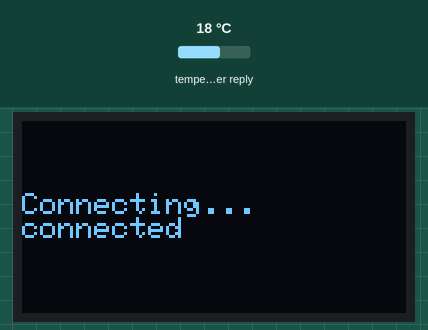
This sketch was run on a simulated ESP8266 (NodeMCU). Parts: 128×64 one-colour display. Inputs (shaded band) come from the test bench; at power-on: temperature in the weather reply 18 °C. WiFi joins after 1.5 s; servers stay silent unless stated; network time is answered at once with the bench clock; the local clock reads 2024-03-15 10:24:30 at power-on unless the sketch sets it; web services answer with replies made up by the test bench; what the sketch prints to the serial monitor is not drawn.

Above: at 2.7 s.
At 3.77 s:
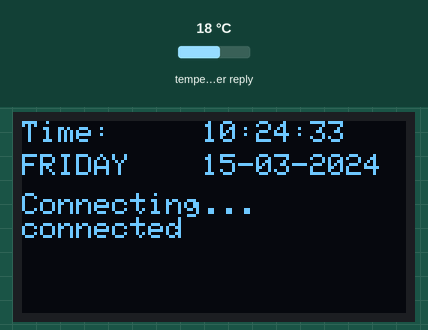
At 4.2 s:
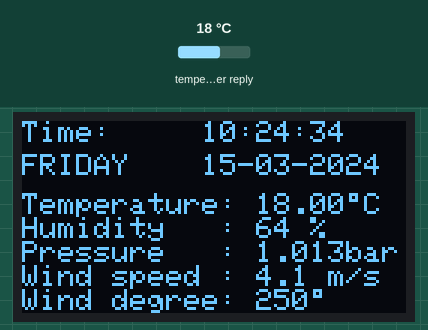
At 12.2 s:
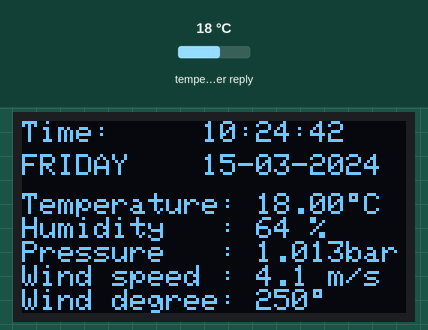
At 21.2 s:
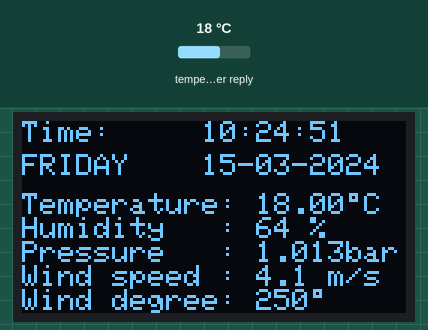
At 38.1 s:
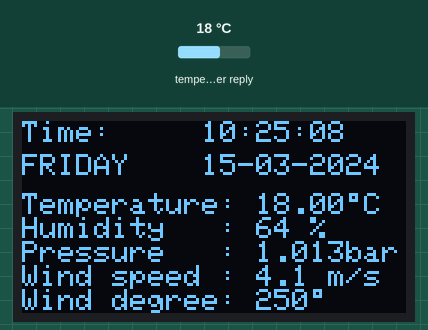

The sketch:

Weather_clock.ino
```cpp
/**************************************************************************************

 ESP8266 NodeMCU WiFi Internet clock and weather station and with SSD1306 OLED display

***************************************************************************************/

// ESP8266 WiFi main library
#include <ESP8266WiFi.h>

// Libraries for internet time
#include <WiFiUdp.h>
#include <NTPClient.h>          // include NTPClient library
#include <TimeLib.h>            // include Arduino time library

// Libraries for internet weather
#include <ESP8266HTTPClient.h>  // http web access library
#include <ArduinoJson.h>        // JSON decoding library

// Libraries for SSD1306 OLED display
#include <Wire.h>              // include wire library (for I2C devices such as the SSD1306 display)
#include <Adafruit_GFX.h>      // include Adafruit graphics library
#include <Adafruit_SSD1306.h>  // include Adafruit SSD1306 OLED display driver

#define SCREEN_WIDTH 128 // OLED display width, in pixels
#define SCREEN_HEIGHT 64 // OLED display height, in pixels

#define OLED_RESET   -1     // define SSD1306 OLED reset at ESP8266 GPIO5 (NodeMCU D1)
Adafruit_SSD1306 display(SCREEN_WIDTH, SCREEN_HEIGHT, &Wire, OLED_RESET);

// set Wi-Fi SSID and password
const char *ssid     = "SSID";
const char *password = "PASSWORD";

WiFiUDP ntpUDP;
// 'time.nist.gov' is used (default server) with +1 hour offset (3600 seconds) 60 seconds (60000 milliseconds) update interval
NTPClient timeClient(ntpUDP, "time.nist.gov", 3600, 60000);

// set location and API key
String Location = "KOLKATA, IN";
String API_Key  = "XXXXXXXXXXXXXXXXXXXXXXXXXXXXXXXXXXX";

void setup(void)
{
  Serial.begin(115200);
  delay(1000);

  // by default, we'll generate the high voltage from the 3.3v line internally! (neat!)
  display.begin(SSD1306_SWITCHCAPVCC, 0x3C);  // initialize with the I2C addr 0x3D (for the 128x64)
  // init done

  Wire.setClock(400000L);   // set I2C clock to 400kHz

  display.clearDisplay();   // clear the display buffer
  display.setTextColor(WHITE, BLACK);
  display.setTextSize(1);
  display.display();

  WiFi.begin(ssid, password);

  Serial.print("Connecting.");
  display.setCursor(0, 24);
  display.println("Connecting...");
  display.display();

  while ( WiFi.status() != WL_CONNECTED )
  {
    delay(500);
    Serial.print(".");
  }

  Serial.println("connected");
  display.print("connected");
  display.display();

  timeClient.begin();

  delay(1000);
}

char Time[] = "  :  :  ";
char Date[] = "  -  -20  ";
byte last_second, last_minute, second_, minute_, hour_, wday, day_, month_, year_;

void loop()
{
  if (WiFi.status() == WL_CONNECTED)  // check WiFi connection status
  {
    timeClient.update();
    unsigned long unix_epoch = timeClient.getEpochTime();   // get UNIX Epoch time

    second_ = second(unix_epoch);        // get seconds from the UNIX Epoch time
    if (last_second != second_)          // update time & date every 1 second
    {
      minute_ = minute(unix_epoch);      // get minutes (0 - 59)
      hour_   = hour(unix_epoch);        // get hours   (0 - 23)
      wday    = weekday(unix_epoch);     // get minutes (1 - 7 with Sunday is day 1)
      day_    = day(unix_epoch);         // get month day (1 - 31, depends on month)
      month_  = month(unix_epoch);       // get month (1 - 12 with Jan is month 1)
      year_   = year(unix_epoch) - 2000; // get year with 4 digits - 2000 results 2 digits year (ex: 2018 --> 18)

      Time[7] = second_ % 10 + '0';
      Time[6] = second_ / 10 + '0';
      Time[4] = minute_ % 10 + '0';
      Time[3] = minute_ / 10 + '0';
      Time[1] = hour_   % 10 + '0';
      Time[0] = hour_   / 10 + '0';
      Date[9] = year_   % 10 + '0';
      Date[8] = year_   / 10 + '0';
      Date[4] = month_  % 10 + '0';
      Date[3] = month_  / 10 + '0';
      Date[1] = day_    % 10 + '0';
      Date[0] = day_    / 10 + '0';

      display.setCursor(0, 0);
      display.print("Time:");
      display.setCursor(60, 0);
      display.print(Time);        // display time (format: hh:mm:ss)
      display.setCursor(0, 11);
      display_wday();
      display.print(Date);        // display date (format: dd-mm-yyyy)
      display.display();

      last_second = second_;
    }

    if (last_minute != minute_)       // update weather every 1 minute
    {
      HTTPClient http;  // declare an object of class HTTPClient

      // specify request destination
      http.begin("http://api.openweathermap.org/data/2.5/weather?q=" + Location + "&APPID=" + API_Key);  // !!

      int httpCode = http.GET();  // send the request

      if (httpCode > 0)  // check the returning code
      {
        String payload = http.getString();   // get the request response payload

        DynamicJsonBuffer jsonBuffer(512);

        // Parse JSON object
        JsonObject& root = jsonBuffer.parseObject(payload);
        if (!root.success())
        {
          Serial.println(F("Parsing failed!"));
          return;
        }

        float temp = (float)(root["main"]["temp"]) - 273.15;        // get temperature in °C
        int   humidity = root["main"]["humidity"];                  // get humidity in %
        float pressure = (float)(root["main"]["pressure"]) / 1000;  // get pressure in bar
        float wind_speed = root["wind"]["speed"];                   // get wind speed in m/s
        int  wind_degree = root["wind"]["deg"];                     // get wind degree in °

        display.setCursor(0, 24);
        display.printf("Temperature: %5.2f C\r\n", temp);
        display.printf("Humidity   : %d %%\r\n", humidity);
        display.printf("Pressure   : %.3fbar\r\n", pressure);
        display.printf("Wind speed : %.1f m/s\r\n", wind_speed);
        display.printf("Wind degree: %d", wind_degree);
        display.drawRect(109, 24, 3, 3, WHITE);     // put degree symbol ( ° )
        display.drawRect(97, 56, 3, 3, WHITE);
        display.display();

      }

      http.end();   // close connection

      last_minute = minute_;
    }

    delay(200);

  }
}

void display_wday()
{
  switch(wday)
  {
    case 1:  display.print("SUNDAY    "); break;
    case 2:  display.print("MONDAY    "); break;
    case 3:  display.print("TUESDAY   "); break;
    case 4:  display.print("WEDNESDAY "); break;
    case 5:  display.print("THURSDAY  "); break;
    case 6:  display.print("FRIDAY    "); break;
    default: display.print("SATURDAY  ");
  }

}
// End of code.
```

Measured:
- what the display in image 0 shows lasts 1.1 s, from 2.6 s to 3.7 s
- what the display in image 2 shows lasts 1.0 s, from 4.1 s to 5.1 s
